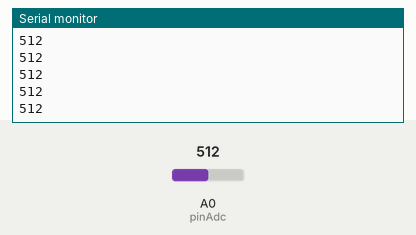
A sketch run on a simulated Arduino Uno, built with avr-gcc and run on an emulated ATmega328P. Parts: the last lines printed to the serial monitor. The inputs (shaded band) are chosen by the test bench; at power-on: A0 (pinAdc) = 512.

Above: at 1.2 s.
1.3 s: A0 (pinAdc) set to 716
At 1.46 s:
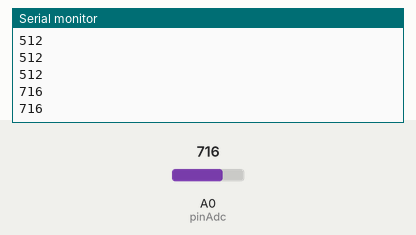
2.8 s: A0 (pinAdc) set to 900
At 2.8 s:
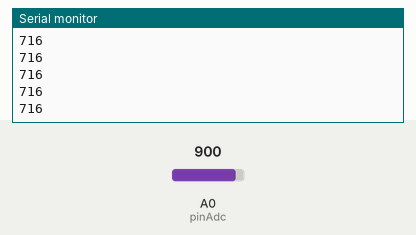
Timing chart, 0 to 5.8 s (numbered marks = the images above; inputs shaded):
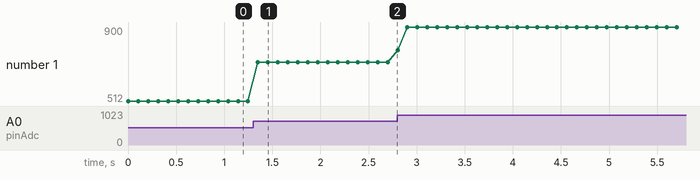

Measured:
- after the input at 1.3 s, the serial monitor: prints a new line after 0.05 s (image 1)
- plotted number 1: 512 → 716 after the input at 1.3 s, 716 → 900 after the input at 2.8 s

The sketch:

8_sound_sensor.ino
```cpp
const int pinAdc = A0;

void setup() {
  // put your setup code here, to run once:
  Serial.begin(9600);
}

void loop() {
  // put your main code here, to run repeatedly:
  long sum = 0;
  for (int i = 0; i < 32; i++) {
    sum += analogRead(pinAdc);
  }

  sum >>= 5;

  Serial.println(sum);
  delay(100);
}
```
